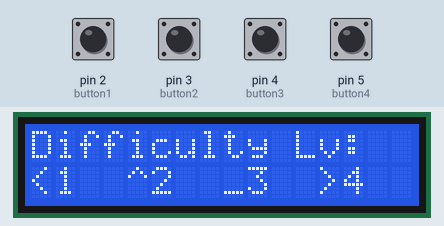
Simulated run of this sketch. Board: Arduino Uno, built with avr-gcc and run on an emulated ATmega328P. Parts: 16×2 character LCD. The test bench sets the inputs (shaded band); at power-on: pin 2 (button1), pin 3 (button2), pin 4 (button3), pin 5 (button4) HIGH. Random numbers use the default seed unless the sketch sets one.

Above: at 4.2 s.
4.3 s: pin 2 (button1) pulled LOW for 0.15 s
At 5.7 s:
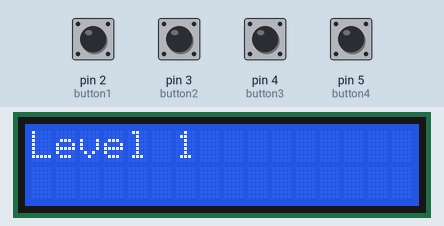
16.4 s: pin 2 (button1) pulled LOW for 1 s
At 17.2 s:
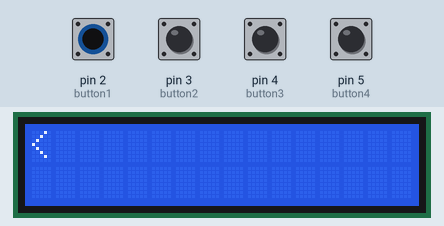
18.9 s: pin 3 (button2) pulled LOW for 0.15 s
20.5 s: pin 4 (button3) pulled LOW for 0.15 s
At 21.5 s:
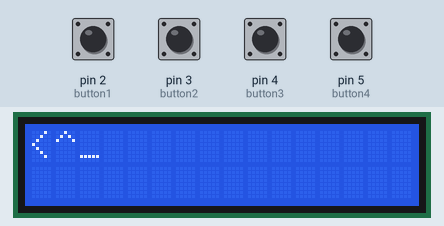
22.1 s: pin 5 (button4) pulled LOW for 0.15 s
At 23.7 s:
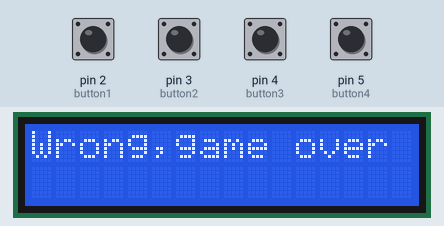
25.2 s: pin 3 (button2) pulled LOW for 1 s
At 28.2 s:
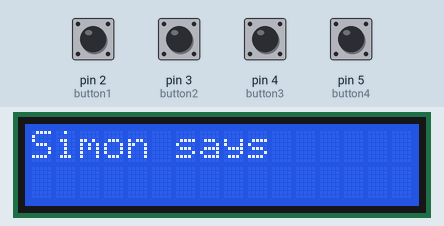
Timing chart, 0 to 29.7 s (numbered marks = the images above; inputs shaded):
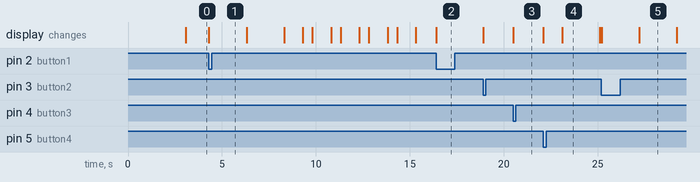

The sketch:

Simon_Game.ino.ino
```cpp
#include <LiquidCrystal.h>
#include <Arduino.h>

LiquidCrystal lcd(12, 11, 10, 9, 8, 7);

const int button1 = 2; // <
const int button2 = 3; // ^
const int button3 = 4; // _
const int button4 = 5; // >

// use dynamic memory for generated sequence
String* psequence = nullptr;
int* pnum = nullptr;

void setup() {
  pinMode(button1, INPUT_PULLUP);
  pinMode(button2, INPUT_PULLUP);
  pinMode(button3, INPUT_PULLUP);
  pinMode(button4, INPUT_PULLUP);

  // start message
  randomSeed(analogRead(0));
  lcd.begin(16, 2);
  lcd.print("Simon Game");
  delay(3000);
}

void loop() {
    int difficulty = difficulty_selection();
    generate_sequence(difficulty);
    display_sequence();
    if(check_user_input()){
      lcd.clear();
      lcd.print("Success!");
      delay(2000);
    }else{
      lcd.clear();
      lcd.print("Wrong,game over");
      delay(2000);
    }

    // Free the memory allocated
    delete[] psequence;
    delete pnum;
}

int difficulty_selection() {
  lcd.clear();
  lcd.setCursor(0, 0);
  lcd.print("Difficulty Lv:");
  lcd.setCursor(0, 1);
  lcd.print("<1  ^2  _3  >4");
  int selectedLevel = 0; // Initialize to 0 (no selection)
  while (selectedLevel == 0) {
    if (digitalRead(button1) == LOW) {
      selectedLevel = 1;
    }
    if (digitalRead(button2) == LOW) {
      selectedLevel = 2;
    }
    if (digitalRead(button3) == LOW) {
      selectedLevel = 3;
    }
    if (digitalRead(button4) == LOW) {
      selectedLevel = 4;
    }
  }
  lcd.clear();
  lcd.setCursor(0,0);
  lcd.print("Level ");
  lcd.print(selectedLevel);
  delay(2000);
  lcd.clear();
  return selectedLevel;
}

void generate_sequence(int level) {
  pnum = new int;
  // number of sequence based on difficulty
  *pnum = random(4 * level + (level - 1) * (level - 1), 8 * level);
  psequence = new String[*pnum];
  for (int i = 0; i < *pnum; i++) {
    int index = random(1, 5);
    switch (index) {
      case 1:
        psequence[i] = "^";
        break;
      case 2:
        psequence[i] = "<";
        break;
      case 3:
        psequence[i] = ">";
        break;
      default:
        psequence[i] = "_";
        break;
    }
  }
}

void display_sequence() {
  lcd.print("Simon says");
  delay(2000);
  lcd.clear();
  for (int i = 0; i < *pnum; i++) {
      lcd.print(psequence[i]);
      delay(1000);
      lcd.clear();
      delay(500);
  }
}

bool check_user_input() {
  lcd.setCursor(0, 0);
  lcd.print("Enter answer");
  delay(1000);
  lcd.clear();
  String userinput = "";

  for (int i = 0; i < *pnum; i++) {
    bool entered = false;
    while (!entered) {
      if (digitalRead(button1) == LOW) {
         // if sequence length > 16, move to 2nd row for entering sequence 17-32
        lcd.setCursor(i % 16, i >= 16);
        lcd.print("<");
        userinput += '<';
        delay(1000);
        entered = true;
      }
      if (digitalRead(button2) == LOW) {
        lcd.setCursor(i % 16, i >= 16);
        lcd.print("^");
        userinput += '^';
        delay(1000);
        entered = true;
      }
      if (digitalRead(button3) == LOW) {
        lcd.setCursor(i % 16, i >= 16);
        lcd.print("_");
        userinput += '_';
        delay(1000);
        entered = true;
      }
      if (digitalRead(button4) == LOW) {
        lcd.setCursor(i % 16, i >= 16);
        lcd.print(">");
        userinput += '>';
        delay(1000);
        entered = true;
      }
    }
  }
  for(int i = 0; i < *pnum; i++){
    if((String)userinput[i] == psequence[i]){
      return true;  // correct input
    }
    return false;
    }
}
```

Measured:
- after the input at 4.3 s, the display: changes at once (image 1)
- after the input at 16.4 s, the display: changes at once (image 2)
- after the input at 20.5 s, the display: changes at once (image 3)
- after the input at 22.1 s, the display: first changes at once (image 4 shows a later state)
- after the input at 25.2 s, the display: first changes at once (image 5 shows a later state)
- what the display in image 4 shows lasts 2.0 s, from 23.1 s to 25.1 s
